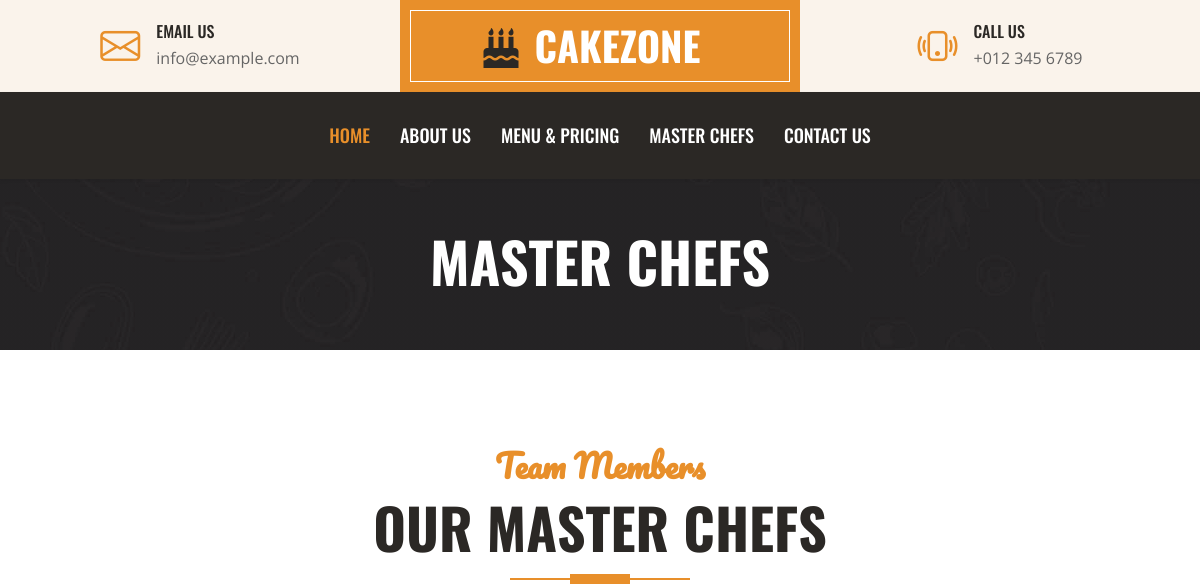
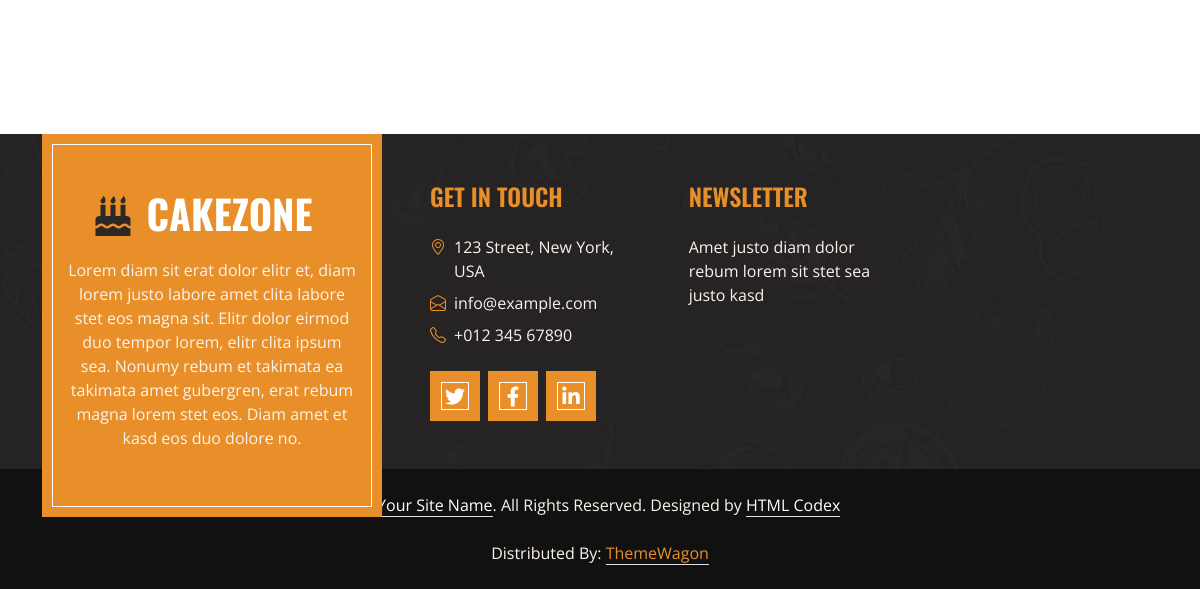
The page /team/ on the database as committed earlier (2 pictures, top to bottom).
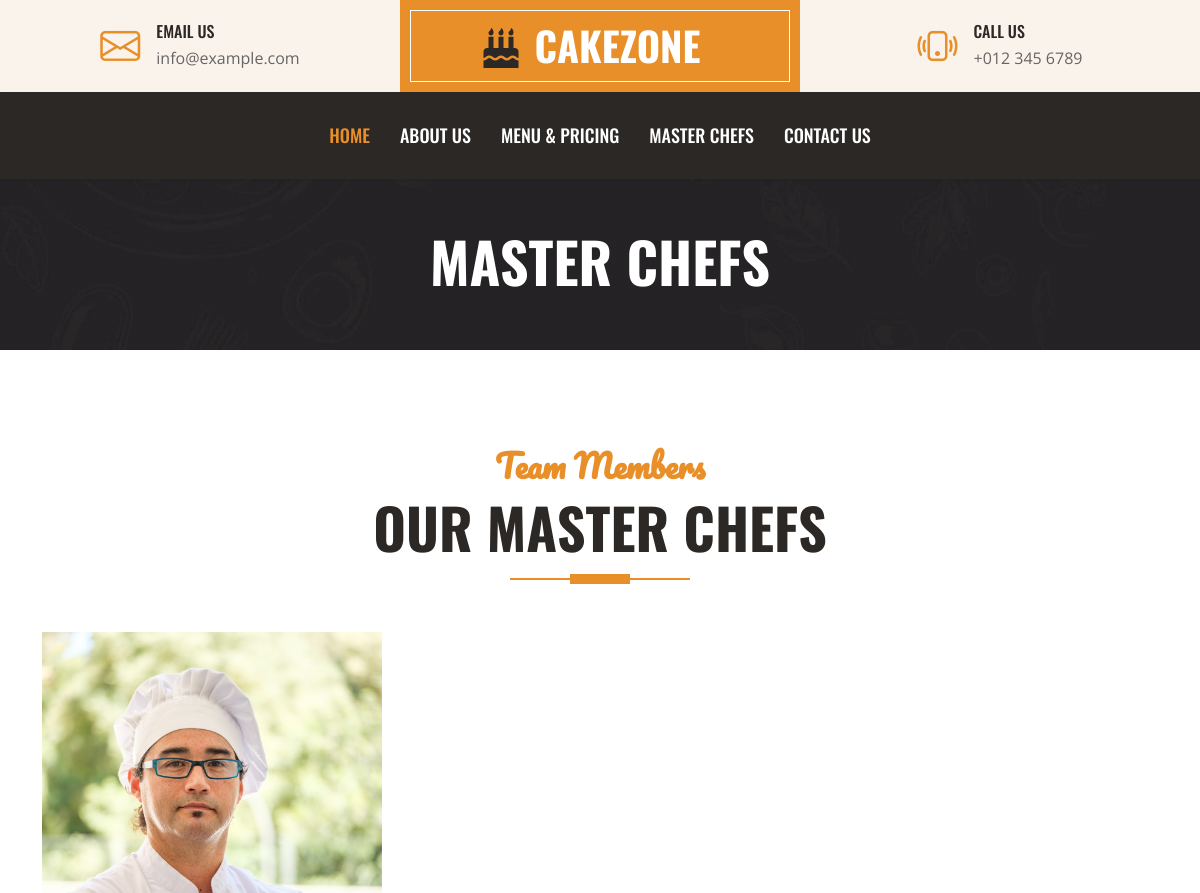
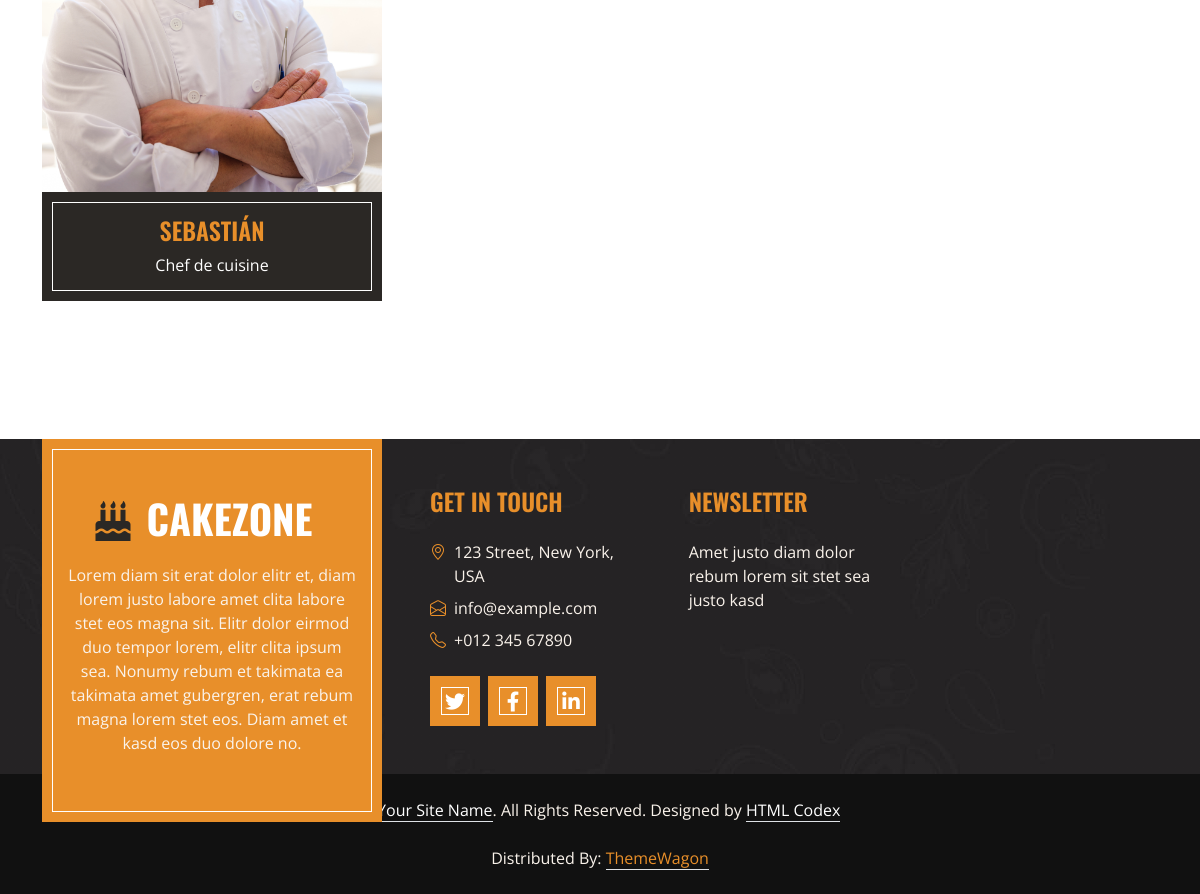
The same page on the database as committed later (2 pictures, top to bottom).
### team/models.py (models this page shows, shortened)
class Project(models.Model):
    name=models.CharField(max_length=50, verbose_name='Nombre del Chef')
    designation=models.TextField(verbose_name='Rol del Equipo')
    image=models.ImageField(verbose_name='Fotografía', upload_to='projects')
    create=models.DateTimeField(auto_now_add=True, verbose_name='Fecha de Creación')
    updated=models.DateTimeField(auto_now=True, verbose_name='Fecha de Actualización')
    class Meta:
        verbose_name='Equipo'
        verbose_name_plural='Equipos de Chefs'
        ordering=['-create']

### team/views.py (the view)
# urls.py: path('team/', include('team.urls')),
def team(request):
    projects=Project.objects.all()
    return render(request, "team/team.html", {'listProjects':projects})

### redes/processors.py (called while the page is built)
def context(request):
    dict={}
    listRedes=Redes.objects.all()
    for redes in listRedes:
        dict[redes.key]=redes.url
    return dict

### team/templates/team/team.html (shortened to what this page needs)
{% extends 'core/base.html' %}
{% block header %}
 <div class="container-fluid bg-dark bg-img p-5 mb-5">
    <div class="row">
        <div class="col-12 text-center">
            <h1 class="display-4 text-uppercase text-white">Master Chefs</h1>
        </div>
    </div>
</div>
{% endblock %}
{% block content %}
{% load static %}
 <div class="container-fluid py-5">
    <div class="container">
        <div class="section-title position-relative text-center mx-auto mb-5 pb-3" style="max-width: 600px;">
            <h2 class="text-primary font-secondary">Team Members</h2>
            <h1 class="display-4 text-uppercase">Our Master Chefs</h1>
        </div>
        <div class="row g-5">
            {% for project in listProjects %}
            <div class="col-lg-4 col-md-6">
                <div class="team-item">
                    <div class="position-relative overflow-hidden">
                    </div>
                    <div class="bg-dark border-inner text-center p-4">
                        <h4 class="text-uppercase text-primary">{{project.name}}</h4>
                        <p class="text-white m-0">{{project.designation}}</p>
                    </div>
                </div>
            </div>
            {% endfor %}
                </div>
            </div>
        </div>
{% endblock %}

Rows that differ between the two databases and show on the page:
added Project: name "SEBASTIÁN", designation "Chef de cuisine"
